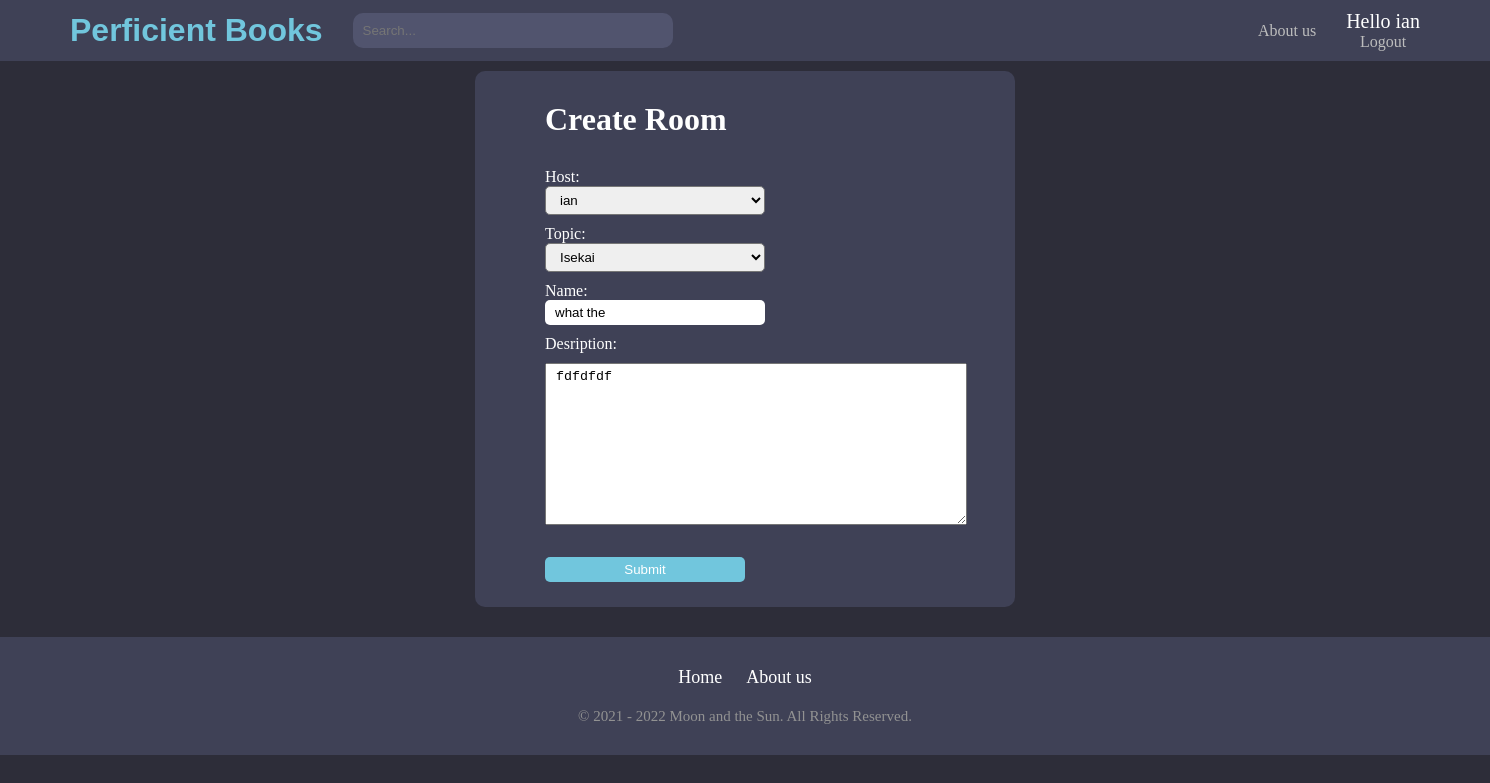
Screenshot of /update-room/29/ (signed in) with the database file from the repository.
### base/models.py (models this page shows, shortened)
class Room(models.Model):
    host = models.ForeignKey(User, on_delete=models.CASCADE, null=True)
    topic = models.ForeignKey(Topic, on_delete=models.CASCADE, null=True)
    name = models.CharField(max_length=200)
    desription = models.TextField(null=True, blank=True)
    participants = models.ManyToManyField(
        User, related_name='participants', blank=True)
    update = models.DateTimeField(auto_now=True)
    create = models.DateField(auto_now_add=True)
    class Meta:
        ordering = ['-update', '-create']

class Topic(models.Model):
    name = models.CharField(max_length=200)
    def __str__(self):
        return self.name

### base/views.py (the view)
# urls.py: path('update-room/<str:pk>/', views.updateRoom, name="update-room"),
@login_required(login_url='login')
def updateRoom(request, pk):
    room = Room.objects.get(id=pk)
    form = RoomForms(instance=room)
    if request.user != room.host:
        return HttpResponse('you are not allowed here')
    if request.method == 'POST':
        form = RoomForms(request.POST, instance=room)
        if form.is_valid():
            form.save()
            return redirect('home')
    context = {'form': form}
    return render(request, 'base/room_form.html', context)

### base/forms.py
class RoomForms(ModelForm):
    class Meta:
        model = Room
        fields = '__all__'

### base/templates/base/room_form.html (shortened to what this page needs)
{% extends 'main.html' %}
{% block content %}
<div class="containerr">
    <div class="content-form">
        <h1>Create Room</h1>
        <form method="POST" action="">
            <div class="center">
                {{form.as_p}}
            </div>
            <div class="submit-form">
                <div class="move">
                    <input type="submit" value="Submit">
                </div>
            </div>
        </form>
    </div>
</div>
{% endblock %}

### templates/navar.html (shortened to what this page needs)
<div class="continer-navar">
    <div class="content">
        <div class="left">
            <div class="logo">
                <a href="/"><h1>Perficient Books</h1></a>
            </div>
            <div class="search">
                <form method="GET" action="">
                    <input type="text" name="q" placeholder="Search...">
                </form>
            </div>
        </div>
        <div class="right_right">
            <div class= "about_us">
                <a href="{% url 'about-us' %}">About us</a>
            </div>
            <div class="right">
                <div class="loggg">
                    {% if request.user.is_authenticated %}
                    <p>Hello {{request.user}}</p>
                    <a class="logt" href="{% url 'logout' %}">Logout</a>
                    {% else %}
                    <a class="log" href="{% url 'login' %}">Login</a>
                    {% endif %}
                </div>
            </div>
        </div>
    </div>
</div>

### templates/navar.html (style rules this page uses)
* { padding: 0; margin: 0; }
.continer-navar { background-color: #3F4156; margin-bottom: 10px; }
.continer-navar .content { display: flex; justify-content: space-between; padding: 10px 70px; align-items: center; }
.right_right { display: flex; align-items: center; }
.continer-navar .content .logo h1 { color: #71C6DD; font-family: 'Lucida Sans', 'Lucida Sans Regular', 'Lucida Grande', 'Lucida Sans Unicode', Geneva, Verdana, sans-serif; }
.continer-navar .content .logo a { text-decoration: none; }
.continer-navar .content .left { display: flex; align-items: center; }
.continer-navar .content .left .search { margin-left: 30px; }
.continer-navar .content .left .search input { width: 300px; padding: 10px 10px; outline: none; background-color: #51546E; border: none; border-radius: 10px; color: white; }
.right { display: flex; text-align: center; }
.right a { color: rgb(189, 189, 189); text-decoration: none; }
.about_us { margin-right: 30px; }
.about_us a { color: rgb(189, 189, 189); text-decoration: none; right: 100px; }
.right p { color: white; font-size: 20px; }

### base/templates/base/room_form.html (style rules this page uses)
.content-form h1 { color: white; padding-bottom: 30px; }
.submit-form { position: relative; margin-top: 10px; }
.submit-form .move { position: absolute; margin-top: -30px; }
.submit-form input { padding: 10px 40px; border-radius: 10px; border: none; cursor: pointer; color: white; background-color: #71C6DD; }
.containerr { display: flex; justify-content: center; }
.content-form { border-radius: 10px; background-color: #3F4156; padding: 20px 70px; max-width: 400px; padding-top: 30px; margin-left: 30px; margin-right: 30px; }
.content-form label { color: white; padding-right: 1000px; }
.content-form select { width: 220px; padding: 5px 10px; border-radius: 5px; margin-bottom: 10px; }
.content-form input { width: 200px; padding: 5px 10px; border: none; outline: none; border-radius: 5px; margin-bottom: 10px; }
.center textarea { width: 400px; margin-top: 10px; margin-bottom: 30px; padding: 5px 10px; }

### templates/main.html (style rules this page uses)
body { background-color: #2D2D39; }

### rows the page displays
Room: host "ian", topic "Isekai", desription "fdfdfdf"
Topic: name "what the"

### other values shown
{{ request.user }} "ian"
